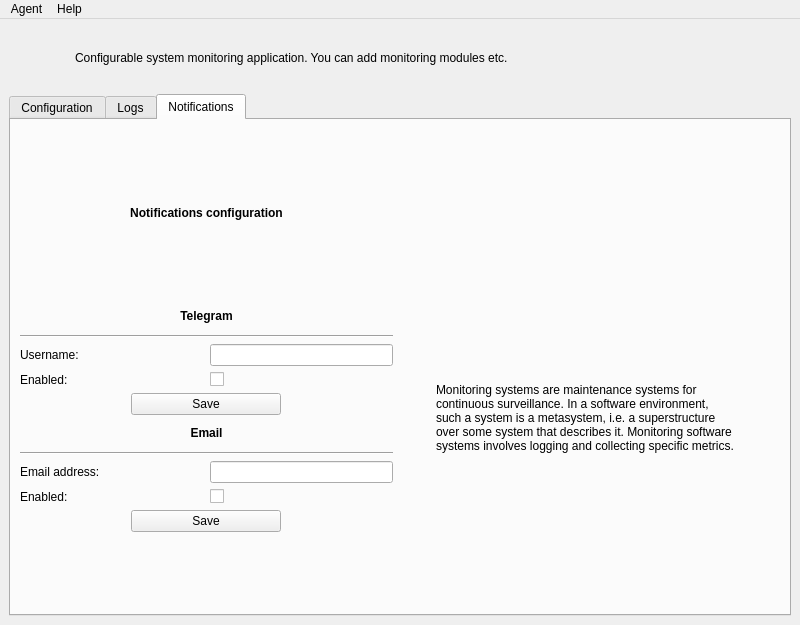
<?xml version="1.0" encoding="UTF-8"?>
<ui version="4.0">
 <class>MainWindow</class>
 <widget class="QMainWindow" name="MainWindow">
  <property name="windowModality">
   <enum>Qt::NonModal</enum>
  </property>
  <property name="geometry">
   <rect>
    <x>0</x>
    <y>0</y>
    <width>800</width>
    <height>625</height>
   </rect>
  </property>
  <property name="minimumSize">
   <size>
    <width>800</width>
    <height>625</height>
   </size>
  </property>
  <property name="windowTitle">
   <string>MainWindow</string>
  </property>
  <property name="layoutDirection">
   <enum>Qt::LeftToRight</enum>
  </property>
  <widget class="QWidget" name="centralwidget">
   <layout class="QVBoxLayout" name="verticalLayout_2">
    <item>
     <layout class="QHBoxLayout" name="heading_section">
      <item>
       <widget class="QLabel" name="icon">
        <property name="sizePolicy">
         <sizepolicy hsizetype="Minimum" vsizetype="Minimum">
          <horstretch>0</horstretch>
          <verstretch>0</verstretch>
         </sizepolicy>
        </property>
        <property name="minimumSize">
         <size>
          <width>60</width>
          <height>60</height>
         </size>
        </property>
        <property name="maximumSize">
         <size>
          <width>60</width>
          <height>60</height>
         </size>
        </property>
        <property name="text">
         <string/>
        </property>
        <property name="pixmap">
         <pixmap resource="../../resources.qrc">:/resources/mosaic.fill@2x.png</pixmap>
        </property>
        <property name="scaledContents">
         <bool>true</bool>
        </property>
       </widget>
      </item>
      <item>
       <widget class="QLabel" name="hint">
        <property name="sizePolicy">
         <sizepolicy hsizetype="Expanding" vsizetype="Minimum">
          <horstretch>0</horstretch>
          <verstretch>0</verstretch>
         </sizepolicy>
        </property>
        <property name="minimumSize">
         <size>
          <width>0</width>
          <height>60</height>
         </size>
        </property>
        <property name="maximumSize">
         <size>
          <width>16777215</width>
          <height>60</height>
         </size>
        </property>
        <property name="text">
         <string>Configurable system monitoring application. You can add monitoring modules etc.</string>
        </property>
       </widget>
      </item>
     </layout>
    </item>
    <item>
     <widget class="QTabWidget" name="main_tab_widget">
      <property name="currentIndex">
       <number>2</number>
      </property>
      <widget class="QWidget" name="info_tab">
       <attribute name="title">
        <string>Configuration</string>
       </attribute>
       <layout class="QGridLayout" name="gridLayout_5">
        <item row="1" column="7">
         <layout class="QVBoxLayout" name="verticalLayout_3">
          <item>
           <widget class="Line" name="line_2">
            <property name="orientation">
             <enum>Qt::Horizontal</enum>
            </property>
           </widget>
          </item>
          <item>
           <layout class="QGridLayout" name="agent_info_grid">
            <item row="1" column="1">
             <widget class="QLineEdit" name="agent_type_value_line_edit">
              <property name="sizePolicy">
               <sizepolicy hsizetype="Preferred" vsizetype="Fixed">
                <horstretch>0</horstretch>
                <verstretch>0</verstretch>
               </sizepolicy>
              </property>
              <property name="minimumSize">
               <size>
                <width>0</width>
                <height>0</height>
               </size>
              </property>
              <property name="maximumSize">
               <size>
                <width>16777215</width>
                <height>16777215</height>
               </size>
              </property>
             </widget>
            </item>
            <item row="1" column="0">
             <widget class="QLabel" name="type_label">
              <property name="sizePolicy">
               <sizepolicy hsizetype="Preferred" vsizetype="Preferred">
                <horstretch>0</horstretch>
                <verstretch>0</verstretch>
               </sizepolicy>
              </property>
              <property name="minimumSize">
               <size>
                <width>0</width>
                <height>25</height>
               </size>
              </property>
              <property name="maximumSize">
               <size>
                <width>16777215</width>
                <height>25</height>
               </size>
              </property>
              <property name="text">
               <string>Type:</string>
              </property>
             </widget>
            </item>
            <item row="2" column="1">
             <widget class="QLabel" name="num_of_metrics_value_label">
              <property name="minimumSize">
               <size>
                <width>0</width>
                <height>25</height>
               </size>
              </property>
              <property name="maximumSize">
               <size>
                <width>16777215</width>
                <height>35</height>
               </size>
              </property>
              <property name="text">
               <string>3</string>
              </property>
             </widget>
            </item>
            <item row="4" column="0">
             <widget class="QLabel" name="enabled_label">
              <property name="minimumSize">
               <size>
                <width>0</width>
                <height>25</height>
               </size>
              </property>
              <property name="maximumSize">
               <size>
                <width>16777215</width>
                <height>25</height>
               </size>
              </property>
              <property name="text">
               <string>Enabled:</string>
              </property>
             </widget>
            </item>
            <item row="3" column="0">
             <widget class="QLabel" name="uptime_label">
              <property name="minimumSize">
               <size>
                <width>0</width>
                <height>25</height>
               </size>
              </property>
              <property name="maximumSize">
               <size>
                <width>16777215</width>
                <height>25</height>
               </size>
              </property>
              <property name="text">
               <string>Uptime:</string>
              </property>
             </widget>
            </item>
            <item row="3" column="1">
             <widget class="QLabel" name="uptime_value_label">
              <property name="minimumSize">
               <size>
                <width>0</width>
                <height>25</height>
               </size>
              </property>
              <property name="maximumSize">
               <size>
                <width>16777215</width>
                <height>35</height>
               </size>
              </property>
              <property name="text">
               <string>15:12</string>
              </property>
             </widget>
            </item>
            <item row="2" column="0">
             <widget class="QLabel" name="num_of_metrics_label">
              <property name="sizePolicy">
               <sizepolicy hsizetype="Preferred" vsizetype="Preferred">
                <horstretch>0</horstretch>
                <verstretch>0</verstretch>
               </sizepolicy>
              </property>
              <property name="minimumSize">
               <size>
                <width>0</width>
                <height>25</height>
               </size>
              </property>
              <property name="maximumSize">
               <size>
                <width>16777215</width>
                <height>25</height>
               </size>
              </property>
              <property name="text">
               <string>Number of Metrics:</string>
              </property>
             </widget>
            </item>
            <item row="4" column="1">
             <widget class="QCheckBox" name="agent_enabled_checkbox">
              <property name="sizePolicy">
               <sizepolicy hsizetype="Minimum" vsizetype="Preferred">
                <horstretch>0</horstretch>
                <verstretch>0</verstretch>
               </sizepolicy>
              </property>
              <property name="minimumSize">
               <size>
                <width>0</width>
                <height>25</height>
               </size>
              </property>
              <property name="maximumSize">
               <size>
                <width>16777215</width>
                <height>35</height>
               </size>
              </property>
              <property name="text">
               <string/>
              </property>
              <property name="checked">
               <bool>true</bool>
              </property>
             </widget>
            </item>
            <item row="0" column="0">
             <widget class="QLabel" name="agent_name_label">
              <property name="minimumSize">
               <size>
                <width>0</width>
                <height>25</height>
               </size>
              </property>
              <property name="maximumSize">
               <size>
                <width>16777215</width>
                <height>25</height>
               </size>
              </property>
              <property name="text">
               <string>Name:</string>
              </property>
             </widget>
            </item>
            <item row="0" column="1">
             <widget class="QLineEdit" name="agent_name_label_value">
              <property name="sizePolicy">
               <sizepolicy hsizetype="Preferred" vsizetype="Fixed">
                <horstretch>0</horstretch>
                <verstretch>0</verstretch>
               </sizepolicy>
              </property>
             </widget>
            </item>
           </layout>
          </item>
          <item>
           <widget class="QLabel" name="label_13">
            <property name="minimumSize">
             <size>
              <width>0</width>
              <height>20</height>
             </size>
            </property>
            <property name="maximumSize">
             <size>
              <width>16777215</width>
              <height>20</height>
             </size>
            </property>
            <property name="text">
             <string>&lt;html&gt;&lt;head/&gt;&lt;body&gt;&lt;p&gt;&lt;span style=&quot; font-weight:700;&quot;&gt;Metric Info&lt;/span&gt;&lt;/p&gt;&lt;/body&gt;&lt;/html&gt;</string>
            </property>
            <property name="alignment">
             <set>Qt::AlignCenter</set>
            </property>
           </widget>
          </item>
          <item>
           <widget class="Line" name="line">
            <property name="orientation">
             <enum>Qt::Horizontal</enum>
            </property>
           </widget>
          </item>
          <item>
           <layout class="QGridLayout" name="metric_info_grid">
            <item row="1" column="0">
             <widget class="QLabel" name="metric_critical_label">
              <property name="minimumSize">
               <size>
                <width>0</width>
                <height>25</height>
               </size>
              </property>
              <property name="maximumSize">
               <size>
                <width>16777215</width>
                <height>25</height>
               </size>
              </property>
              <property name="statusTip">
               <string comment="Specify a critical value for metric through the equality/non-equality symbol and the number. For example: &gt;=2, ==100, &lt;50, etc." extracomment="Specify a critical value for metric through the equality/non-equality symbol and the number. For example: &gt;=2, ==100, &lt;50, etc."/>
              </property>
              <property name="whatsThis">
               <string/>
              </property>
              <property name="accessibleDescription">
               <string/>
              </property>
              <property name="text">
               <string>Critical value:</string>
              </property>
             </widget>
            </item>
            <item row="2" column="0">
             <widget class="QLabel" name="metric_update_time_label">
              <property name="minimumSize">
               <size>
                <width>0</width>
                <height>25</height>
               </size>
              </property>
              <property name="maximumSize">
               <size>
                <width>16777215</width>
                <height>33</height>
               </size>
              </property>
              <property name="text">
               <string>Update time (s):</string>
              </property>
             </widget>
            </item>
            <item row="2" column="1">
             <widget class="QSpinBox" name="update_time_value_spin_box">
              <property name="maximum">
               <number>100000</number>
              </property>
              <property name="value">
               <number>60</number>
              </property>
             </widget>
            </item>
            <item row="1" column="1">
             <widget class="QLineEdit" name="critical_value_line_edit">
              <property name="sizePolicy">
               <sizepolicy hsizetype="Preferred" vsizetype="Fixed">
                <horstretch>0</horstretch>
                <verstretch>0</verstretch>
               </sizepolicy>
              </property>
              <property name="toolTip">
               <string/>
              </property>
              <property name="toolTipDuration">
               <number>-1</number>
              </property>
              <property name="text">
               <string/>
              </property>
              <property name="placeholderText">
               <string>&gt;=2, ==100, &lt;50, etc.</string>
              </property>
             </widget>
            </item>
            <item row="0" column="0">
             <widget class="QLabel" name="metric_name_label">
              <property name="minimumSize">
               <size>
                <width>0</width>
                <height>25</height>
               </size>
              </property>
              <property name="maximumSize">
               <size>
                <width>16777215</width>
                <height>25</height>
               </size>
              </property>
              <property name="text">
               <string>Name:</string>
              </property>
             </widget>
            </item>
            <item row="0" column="1">
             <widget class="QLabel" name="metric_name_value_label">
              <property name="text">
               <string>TextLabel</string>
              </property>
             </widget>
            </item>
            <item row="3" column="0" colspan="2" alignment="Qt::AlignHCenter">
             <widget class="QPushButton" name="pushButton">
              <property name="minimumSize">
               <size>
                <width>150</width>
                <height>0</height>
               </size>
              </property>
              <property name="maximumSize">
               <size>
                <width>150</width>
                <height>16777215</height>
               </size>
              </property>
              <property name="layoutDirection">
               <enum>Qt::LeftToRight</enum>
              </property>
              <property name="text">
               <string>Save</string>
              </property>
             </widget>
            </item>
           </layout>
          </item>
         </layout>
        </item>
        <item row="0" column="0">
         <widget class="QLabel" name="label_5">
          <property name="text">
           <string>&lt;html&gt;&lt;head/&gt;&lt;body&gt;&lt;p&gt;&lt;span style=&quot; font-weight:700;&quot;&gt;Select Agent&lt;/span&gt;&lt;/p&gt;&lt;/body&gt;&lt;/html&gt;</string>
          </property>
          <property name="alignment">
           <set>Qt::AlignCenter</set>
          </property>
         </widget>
        </item>
        <item row="0" column="7">
         <widget class="QLabel" name="label_4">
          <property name="minimumSize">
           <size>
            <width>380</width>
            <height>0</height>
           </size>
          </property>
          <property name="text">
           <string>&lt;html&gt;&lt;head/&gt;&lt;body&gt;&lt;p&gt;&lt;span style=&quot; font-weight:700;&quot;&gt;Agent Info&lt;/span&gt;&lt;/p&gt;&lt;/body&gt;&lt;/html&gt;</string>
          </property>
          <property name="alignment">
           <set>Qt::AlignCenter</set>
          </property>
         </widget>
        </item>
        <item row="0" column="2">
         <widget class="QLabel" name="label">
          <property name="maximumSize">
           <size>
            <width>16777215</width>
            <height>20</height>
           </size>
          </property>
          <property name="text">
           <string>&lt;html&gt;&lt;head/&gt;&lt;body&gt;&lt;p&gt;&lt;span style=&quot; font-weight:700;&quot;&gt;Select Metric&lt;/span&gt;&lt;/p&gt;&lt;/body&gt;&lt;/html&gt;</string>
          </property>
          <property name="alignment">
           <set>Qt::AlignCenter</set>
          </property>
         </widget>
        </item>
        <item row="1" column="2">
         <layout class="QVBoxLayout" name="verticalLayout_4">
          <item>
           <widget class="QListWidget" name="metric_list_widget">
            <property name="focusPolicy">
             <enum>Qt::TabFocus</enum>
            </property>
            <property name="horizontalScrollBarPolicy">
             <enum>Qt::ScrollBarAlwaysOff</enum>
            </property>
           </widget>
          </item>
         </layout>
        </item>
        <item row="1" column="0">
         <layout class="QVBoxLayout" name="verticalLayout">
          <item>
           <widget class="QListWidget" name="agent_list_widget">
            <property name="focusPolicy">
             <enum>Qt::TabFocus</enum>
            </property>
            <property name="horizontalScrollBarPolicy">
             <enum>Qt::ScrollBarAlwaysOff</enum>
            </property>
           </widget>
          </item>
          <item>
           <layout class="QHBoxLayout" name="horizontalLayout_3">
            <property name="spacing">
             <number>0</number>
            </property>
            <property name="leftMargin">
             <number>0</number>
            </property>
            <property name="rightMargin">
             <number>110</number>
            </property>
            <item alignment="Qt::AlignLeft">
             <widget class="QToolButton" name="add_agent_button">
              <property name="enabled">
               <bool>true</bool>
              </property>
              <property name="minimumSize">
               <size>
                <width>25</width>
                <height>25</height>
               </size>
              </property>
              <property name="maximumSize">
               <size>
                <width>25</width>
                <height>25</height>
               </size>
              </property>
              <property name="font">
               <font>
                <pointsize>14</pointsize>
               </font>
              </property>
              <property name="toolTip">
               <string>add agent</string>
              </property>
              <property name="layoutDirection">
               <enum>Qt::LeftToRight</enum>
              </property>
              <property name="text">
               <string>+</string>
              </property>
              <property name="checkable">
               <bool>false</bool>
              </property>
              <property name="checked">
               <bool>false</bool>
              </property>
             </widget>
            </item>
            <item alignment="Qt::AlignLeft">
             <widget class="QToolButton" name="delete_agent_button">
              <property name="enabled">
               <bool>false</bool>
              </property>
              <property name="minimumSize">
               <size>
                <width>25</width>
                <height>25</height>
               </size>
              </property>
              <property name="maximumSize">
               <size>
                <width>25</width>
                <height>25</height>
               </size>
              </property>
              <property name="font">
               <font>
                <pointsize>14</pointsize>
                <underline>false</underline>
               </font>
              </property>
              <property name="toolTip">
               <string>delete agent</string>
              </property>
              <property name="text">
               <string>-</string>
              </property>
              <property name="popupMode">
               <enum>QToolButton::DelayedPopup</enum>
              </property>
              <property name="toolButtonStyle">
               <enum>Qt::ToolButtonTextOnly</enum>
              </property>
              <property name="autoRaise">
               <bool>false</bool>
              </property>
             </widget>
            </item>
           </layout>
          </item>
         </layout>
        </item>
       </layout>
      </widget>
      <widget class="QWidget" name="log_tab">
       <attribute name="title">
        <string>Logs</string>
       </attribute>
       <layout class="QGridLayout" name="gridLayout_6">
        <item row="0" column="0">
         <layout class="QGridLayout" name="gridLayout_3">
          <item row="0" column="0">
           <widget class="QTextBrowser" name="monitor_log_view">
            <property name="font">
             <font>
              <family>SpaceMono Nerd Font Mono</family>
             </font>
            </property>
           </widget>
          </item>
         </layout>
        </item>
       </layout>
      </widget>
      <widget class="QWidget" name="notification_tab">
       <property name="maximumSize">
        <size>
         <width>770</width>
         <height>16777215</height>
        </size>
       </property>
       <attribute name="title">
        <string>Notifications</string>
       </attribute>
       <layout class="QGridLayout" name="gridLayout_2">
        <item row="1" column="0">
         <layout class="QGridLayout" name="gridLayout">
          <property name="sizeConstraint">
           <enum>QLayout::SetDefaultConstraint</enum>
          </property>
          <item row="1" column="1">
           <layout class="QGridLayout" name="gridLayout_8">
            <item row="8" column="1">
             <widget class="QLabel" name="label_11">
              <property name="text">
               <string>Enabled:</string>
              </property>
             </widget>
            </item>
            <item row="6" column="1" colspan="2">
             <widget class="Line" name="line_4">
              <property name="orientation">
               <enum>Qt::Horizontal</enum>
              </property>
             </widget>
            </item>
            <item row="5" column="1" colspan="2">
             <widget class="QLabel" name="label_7">
              <property name="minimumSize">
               <size>
                <width>0</width>
                <height>25</height>
               </size>
              </property>
              <property name="maximumSize">
               <size>
                <width>16777215</width>
                <height>25</height>
               </size>
              </property>
              <property name="text">
               <string>&lt;html&gt;&lt;head/&gt;&lt;body&gt;&lt;p&gt;&lt;span style=&quot; font-weight:700;&quot;&gt;Email&lt;/span&gt;&lt;/p&gt;&lt;/body&gt;&lt;/html&gt;</string>
              </property>
              <property name="alignment">
               <set>Qt::AlignCenter</set>
              </property>
             </widget>
            </item>
            <item row="1" column="1" colspan="2">
             <widget class="Line" name="line_3">
              <property name="orientation">
               <enum>Qt::Horizontal</enum>
              </property>
             </widget>
            </item>
            <item row="3" column="1">
             <widget class="QLabel" name="label_10">
              <property name="text">
               <string>Enabled:</string>
              </property>
             </widget>
            </item>
            <item row="2" column="2">
             <widget class="QLineEdit" name="telegram_username_value">
              <property name="sizePolicy">
               <sizepolicy hsizetype="Preferred" vsizetype="Fixed">
                <horstretch>0</horstretch>
                <verstretch>0</verstretch>
               </sizepolicy>
              </property>
             </widget>
            </item>
            <item row="7" column="2">
             <widget class="QLineEdit" name="email_address_value">
              <property name="sizePolicy">
               <sizepolicy hsizetype="Preferred" vsizetype="Fixed">
                <horstretch>0</horstretch>
                <verstretch>0</verstretch>
               </sizepolicy>
              </property>
             </widget>
            </item>
            <item row="8" column="2">
             <widget class="QCheckBox" name="email_enabled_checkbox">
              <property name="text">
               <string/>
              </property>
             </widget>
            </item>
            <item row="0" column="1" colspan="2">
             <widget class="QLabel" name="label_2">
              <property name="minimumSize">
               <size>
                <width>0</width>
                <height>25</height>
               </size>
              </property>
              <property name="maximumSize">
               <size>
                <width>16777215</width>
                <height>25</height>
               </size>
              </property>
              <property name="text">
               <string>&lt;html&gt;&lt;head/&gt;&lt;body&gt;&lt;p&gt;&lt;span style=&quot; font-weight:700;&quot;&gt;Telegram&lt;/span&gt;&lt;/p&gt;&lt;/body&gt;&lt;/html&gt;</string>
              </property>
              <property name="alignment">
               <set>Qt::AlignCenter</set>
              </property>
             </widget>
            </item>
            <item row="4" column="1" colspan="2" alignment="Qt::AlignHCenter">
             <widget class="QPushButton" name="save_telegram_push_button">
              <property name="minimumSize">
               <size>
                <width>150</width>
                <height>0</height>
               </size>
              </property>
              <property name="maximumSize">
               <size>
                <width>150</width>
                <height>16777215</height>
               </size>
              </property>
              <property name="text">
               <string>Save</string>
              </property>
             </widget>
            </item>
            <item row="7" column="1">
             <widget class="QLabel" name="label_8">
              <property name="text">
               <string>Email address:</string>
              </property>
             </widget>
            </item>
            <item row="3" column="2">
             <widget class="QCheckBox" name="telegram_enabled_checkbox">
              <property name="text">
               <string/>
              </property>
             </widget>
            </item>
            <item row="2" column="1">
             <widget class="QLabel" name="label_3">
              <property name="text">
               <string>Username:</string>
              </property>
             </widget>
            </item>
            <item row="9" column="1" colspan="2" alignment="Qt::AlignHCenter">
             <widget class="QPushButton" name="save_email_push_button">
              <property name="minimumSize">
               <size>
                <width>150</width>
                <height>0</height>
               </size>
              </property>
              <property name="maximumSize">
               <size>
                <width>150</width>
                <height>16777215</height>
               </size>
              </property>
              <property name="text">
               <string>Save</string>
              </property>
             </widget>
            </item>
           </layout>
          </item>
         </layout>
        </item>
        <item row="0" column="0">
         <widget class="QLabel" name="label_6">
          <property name="minimumSize">
           <size>
            <width>0</width>
            <height>25</height>
           </size>
          </property>
          <property name="maximumSize">
           <size>
            <width>16777215</width>
            <height>25</height>
           </size>
          </property>
          <property name="text">
           <string>&lt;html&gt;&lt;head/&gt;&lt;body&gt;&lt;p&gt;&lt;span style=&quot; font-weight:700;&quot;&gt;Notifications configuration&lt;/span&gt;&lt;/p&gt;&lt;/body&gt;&lt;/html&gt;</string>
          </property>
          <property name="alignment">
           <set>Qt::AlignCenter</set>
          </property>
         </widget>
        </item>
        <item row="1" column="1">
         <layout class="QVBoxLayout" name="verticalLayout_5">
          <item alignment="Qt::AlignHCenter">
           <widget class="QLabel" name="label_9">
            <property name="maximumSize">
             <size>
              <width>300</width>
              <height>16777215</height>
             </size>
            </property>
            <property name="text">
             <string>Monitoring systems are maintenance systems for continuous surveillance. In a software environment, such a system is a metasystem, i.e. a superstructure over some system that describes it. Monitoring software systems involves logging and collecting specific metrics.</string>
            </property>
            <property name="scaledContents">
             <bool>false</bool>
            </property>
            <property name="wordWrap">
             <bool>true</bool>
            </property>
           </widget>
          </item>
         </layout>
        </item>
       </layout>
      </widget>
     </widget>
    </item>
   </layout>
  </widget>
  <widget class="QMenuBar" name="menubar">
   <property name="geometry">
    <rect>
     <x>0</x>
     <y>0</y>
     <width>800</width>
     <height>24</height>
    </rect>
   </property>
   <widget class="QMenu" name="menuAgent">
    <property name="title">
     <string>Agent</string>
    </property>
    <addaction name="actionAdd_Agent"/>
    <addaction name="actionOpen_Agents_folder"/>
   </widget>
   <widget class="QMenu" name="menuHelp">
    <property name="title">
     <string>Help</string>
    </property>
   </widget>
   <addaction name="menuAgent"/>
   <addaction name="menuHelp"/>
  </widget>
  <action name="actionAdd_Agent">
   <property name="text">
    <string>Add Agent</string>
   </property>
  </action>
  <action name="actionOpen_Agents_folder">
   <property name="text">
    <string>Open Agents folder</string>
   </property>
  </action>
 </widget>
 <resources>
  <include location="../../resources.qrc"/>
 </resources>
 <connections/>
</ui>
